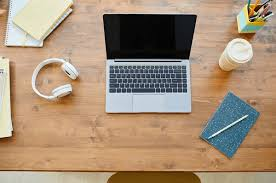
#> input picture assets/desk.jpeg, 276 x 183 px
$ python template_matching.py
#> lines starting #> are read from the running program, lines starting #| are printed output that depends on the picture
import cv2
import numpy as np

img = cv2.resize(cv2.imread('assets/desk.jpeg', 0), (0, 0), fx = 2, fy = 2) #0 is for grayscale
#> img: shape (366, 552); min 0, max 253, mean 147.4
template = cv2.imread('assets/headphone.png', 0)
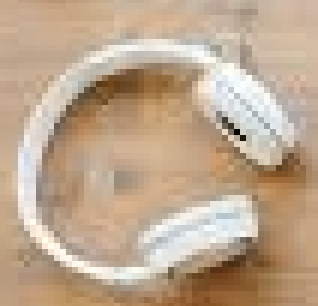
#> input picture assets/headphone.png, 106 x 102 px (shown 3 times larger)
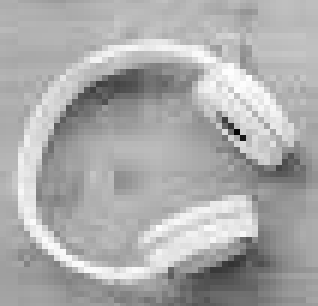
#> template: shape (102, 106) (shown 3 times larger); min 4, max 254, mean 170.9

h, w = template.shape
#> h = 102; w = 106

methods = [cv2.TM_CCOEFF, cv2.TM_CCOEFF_NORMED, cv2.TM_CCORR,
           cv2.TM_CCORR_NORMED, cv2.TM_SQDIFF, cv2.TM_SQDIFF_NORMED]

for method in methods:
    img2 = img.copy()

    result = cv2.matchTemplate(img2, template, method) #convolution (template image is "kernel"/slide)
    min_val, max_val, min_loc, max_loc = cv2.minMaxLoc(result) #only 1 occurence though


    if method in [cv2.TM_SQDIFF, cv2.TM_SQDIFF_NORMED]:
        top_left = min_loc #top left
    else:
        top_left = max_loc

    bottom_right = (top_left[0] + w, top_left[1] + h)

    cv2.rectangle(img2, top_left, bottom_right, 255, 5)

    cv2.imshow('frame', img2)

    cv2.waitKey(0) #hmm waitKey for a specific key dont work
    cv2.destroyAllWindows()
#> this loop made 6 passes
#> (min_val, max_val, min_loc, top_left, bottom_right) on passes 1 to 4: (-8780681, 12787796, (294, 33), (58, 103), (164, 205)), (-0.33, 0.979, (291, 33), (58, 103), (164, 205)), (41280800, 383030944, (242, 28), (16, 0), (122, 102)), (0.386, 0.999, (242, 29), (58, 103), (164, 205))
#> (min_val, max_val, max_loc, top_left, bottom_right) on passes 5 to 6: (602048, 281517568, (242, 28), (58, 103), (164, 205)), (0.00182, 1, (207, 0), (58, 103), (164, 205))
#> pass 1, `result = cv2.matchTemplate(img2, template, method) #convolution (templ..`:
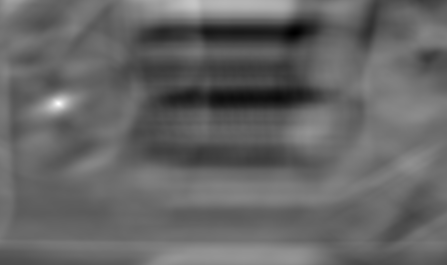
#> result: shape (265, 447) float32; min -8780681, max 12787796, mean -162821.7; drawn with min black and max white
#> pass 1, `cv2.imshow('frame', img2)`:
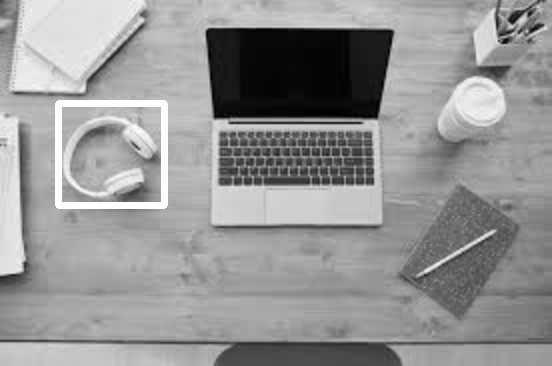
#> window 'frame': shape (366, 552); min 0, max 255, mean 148.7
#> pass 2, `result = cv2.matchTemplate(img2, template, method) #convolution (templ..`:
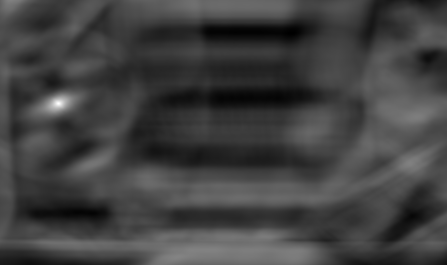
#> result: shape (265, 447) float32; min -0.33, max 0.979, mean 0.0067; drawn with min black and max white
#> pass 3, `result = cv2.matchTemplate(img2, template, method) #convolution (templ..`:
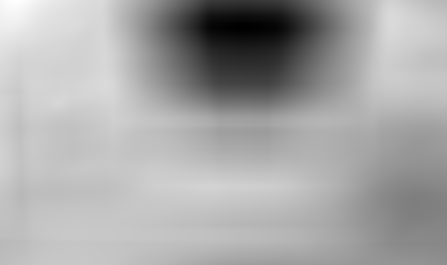
#> result: shape (265, 447) float32; min 41280800, max 383030944, mean 265977504; drawn with min black and max white
#> after the loop:
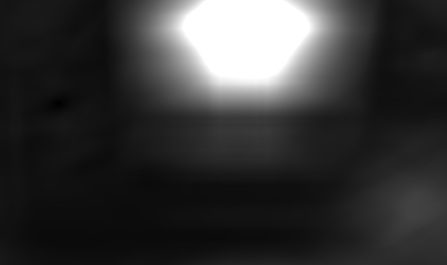
#> result: shape (265, 447) float32; min 0.00182, max 1, mean 0.213
